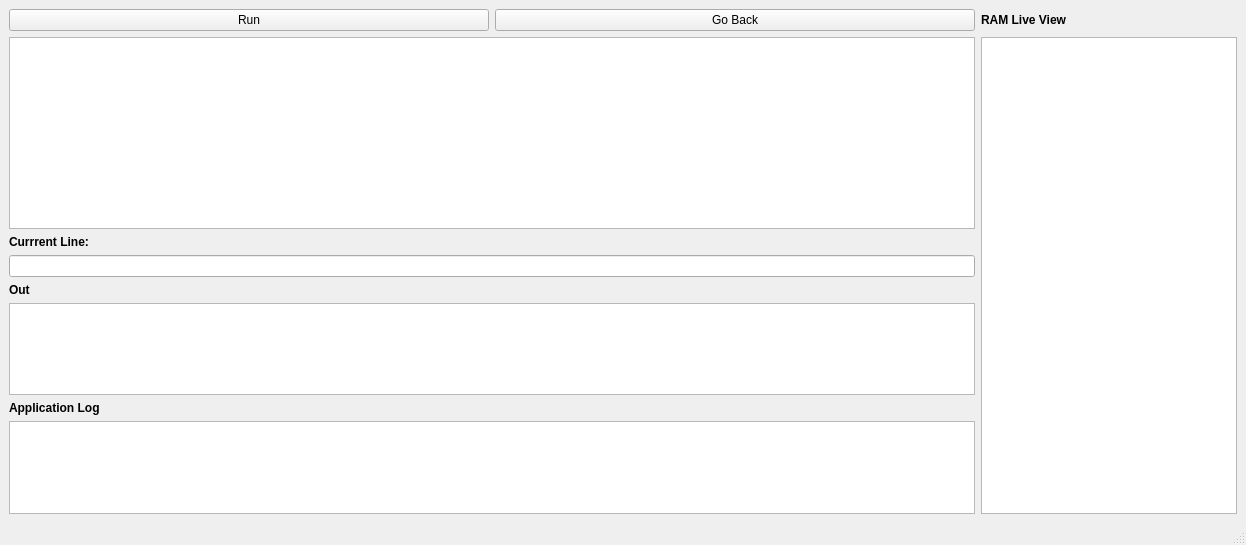
<?xml version="1.0" encoding="UTF-8"?>
<ui version="4.0">
 <class>MainWindow</class>
 <widget class="QMainWindow" name="MainWindow">
  <property name="geometry">
   <rect>
    <x>0</x>
    <y>0</y>
    <width>1246</width>
    <height>545</height>
   </rect>
  </property>
  <property name="windowTitle">
   <string>C! IDE</string>
  </property>
  <widget class="QWidget" name="centralwidget">
   <layout class="QGridLayout" name="gridLayout">
    <item row="0" column="0">
     <layout class="QGridLayout" name="gridLayout_3">
      <item row="3" column="0" colspan="2">
       <layout class="QVBoxLayout" name="verticalLayout_3">
        <item>
         <widget class="QLabel" name="label_2">
          <property name="sizePolicy">
           <sizepolicy hsizetype="Minimum" vsizetype="MinimumExpanding">
            <horstretch>0</horstretch>
            <verstretch>0</verstretch>
           </sizepolicy>
          </property>
          <property name="font">
           <font>
            <weight>75</weight>
            <bold>true</bold>
           </font>
          </property>
          <property name="text">
           <string>Currrent Line:</string>
          </property>
         </widget>
        </item>
        <item>
         <widget class="QLineEdit" name="CurrentLine">
          <property name="sizePolicy">
           <sizepolicy hsizetype="Minimum" vsizetype="Fixed">
            <horstretch>0</horstretch>
            <verstretch>0</verstretch>
           </sizepolicy>
          </property>
          <property name="cursor">
           <cursorShape>ArrowCursor</cursorShape>
          </property>
          <property name="readOnly">
           <bool>true</bool>
          </property>
         </widget>
        </item>
        <item>
         <widget class="QLabel" name="label_3">
          <property name="font">
           <font>
            <weight>75</weight>
            <italic>false</italic>
            <bold>true</bold>
            <underline>false</underline>
           </font>
          </property>
          <property name="text">
           <string>Out</string>
          </property>
         </widget>
        </item>
        <item>
         <widget class="QTextBrowser" name="Stdout">
          <property name="sizePolicy">
           <sizepolicy hsizetype="Preferred" vsizetype="Preferred">
            <horstretch>0</horstretch>
            <verstretch>0</verstretch>
           </sizepolicy>
          </property>
         </widget>
        </item>
        <item>
         <widget class="QLabel" name="label">
          <property name="font">
           <font>
            <weight>75</weight>
            <bold>true</bold>
           </font>
          </property>
          <property name="text">
           <string>Application Log</string>
          </property>
         </widget>
        </item>
        <item>
         <widget class="QTextBrowser" name="AppLog">
          <property name="sizePolicy">
           <sizepolicy hsizetype="Minimum" vsizetype="Maximum">
            <horstretch>0</horstretch>
            <verstretch>0</verstretch>
           </sizepolicy>
          </property>
         </widget>
        </item>
       </layout>
      </item>
      <item row="1" column="2" rowspan="3">
       <widget class="QTextEdit" name="RamView">
        <property name="sizePolicy">
         <sizepolicy hsizetype="Maximum" vsizetype="Minimum">
          <horstretch>0</horstretch>
          <verstretch>0</verstretch>
         </sizepolicy>
        </property>
        <property name="readOnly">
         <bool>true</bool>
        </property>
       </widget>
      </item>
      <item row="0" column="2">
       <widget class="QLabel" name="label_4">
        <property name="font">
         <font>
          <weight>75</weight>
          <bold>true</bold>
         </font>
        </property>
        <property name="text">
         <string>RAM Live View</string>
        </property>
       </widget>
      </item>
      <item row="0" column="0">
       <widget class="QPushButton" name="Run">
        <property name="text">
         <string>Run</string>
        </property>
       </widget>
      </item>
      <item row="0" column="1">
       <widget class="QPushButton" name="Stop">
        <property name="text">
         <string>Go Back</string>
        </property>
       </widget>
      </item>
      <item row="1" column="0" rowspan="2" colspan="2">
       <widget class="QTextEdit" name="CodeEditor">
        <property name="sizePolicy">
         <sizepolicy hsizetype="MinimumExpanding" vsizetype="MinimumExpanding">
          <horstretch>0</horstretch>
          <verstretch>0</verstretch>
         </sizepolicy>
        </property>
        <property name="horizontalScrollBarPolicy">
         <enum>Qt::ScrollBarAsNeeded</enum>
        </property>
        <property name="sizeAdjustPolicy">
         <enum>QAbstractScrollArea::AdjustIgnored</enum>
        </property>
       </widget>
      </item>
     </layout>
    </item>
   </layout>
  </widget>
  <widget class="QMenuBar" name="menubar">
   <property name="geometry">
    <rect>
     <x>0</x>
     <y>0</y>
     <width>1246</width>
     <height>22</height>
    </rect>
   </property>
  </widget>
  <widget class="QStatusBar" name="statusbar"/>
 </widget>
 <resources/>
 <connections/>
</ui>
